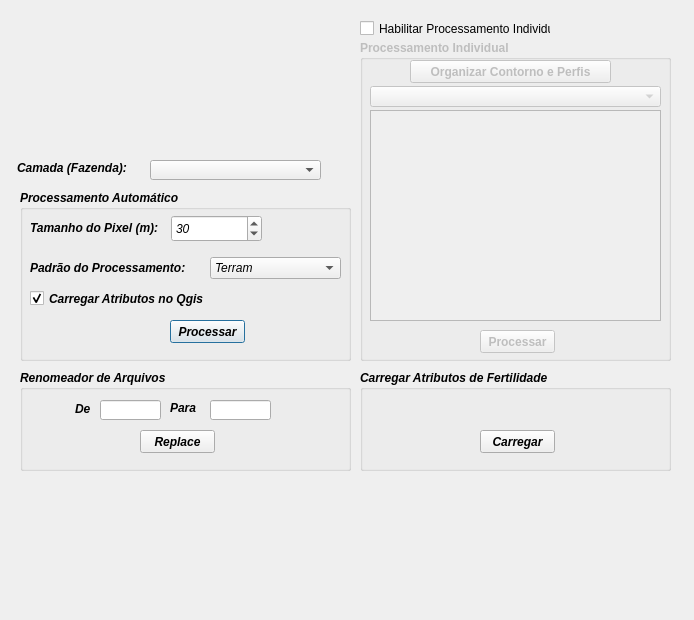
<?xml version="1.0" encoding="UTF-8"?>
<ui version="4.0">
 <class>TerramProcessamentoDialogBase</class>
 <widget class="QDialog" name="TerramProcessamentoDialogBase">
  <property name="geometry">
   <rect>
    <x>0</x>
    <y>0</y>
    <width>694</width>
    <height>620</height>
   </rect>
  </property>
  <property name="windowTitle">
   <string>Terram - Processamento Fertilidade</string>
  </property>
  <widget class="QGroupBox" name="groupBoxAutomatico">
   <property name="enabled">
    <bool>true</bool>
   </property>
   <property name="geometry">
    <rect>
     <x>20</x>
     <y>190</y>
     <width>331</width>
     <height>171</height>
    </rect>
   </property>
   <property name="font">
    <font>
     <weight>75</weight>
     <italic>true</italic>
     <bold>true</bold>
     <strikeout>false</strikeout>
    </font>
   </property>
   <property name="mouseTracking">
    <bool>false</bool>
   </property>
   <property name="tabletTracking">
    <bool>true</bool>
   </property>
   <property name="focusPolicy">
    <enum>Qt::StrongFocus</enum>
   </property>
   <property name="autoFillBackground">
    <bool>false</bool>
   </property>
   <property name="title">
    <string>Processamento Automático</string>
   </property>
   <property name="flat">
    <bool>false</bool>
   </property>
   <property name="checkable">
    <bool>false</bool>
   </property>
   <widget class="QLabel" name="PadraoProcessamento">
    <property name="geometry">
     <rect>
      <x>10</x>
      <y>70</y>
      <width>171</width>
      <height>16</height>
     </rect>
    </property>
    <property name="font">
     <font>
      <weight>75</weight>
      <italic>true</italic>
      <bold>true</bold>
      <strikeout>false</strikeout>
     </font>
    </property>
    <property name="text">
     <string>Padrão do Processamento:</string>
    </property>
   </widget>
   <widget class="QgsSpinBox" name="mQgsSpinBoxPixel">
    <property name="geometry">
     <rect>
      <x>151</x>
      <y>25</y>
      <width>91</width>
      <height>27</height>
     </rect>
    </property>
    <property name="font">
     <font>
      <weight>50</weight>
      <italic>true</italic>
      <bold>false</bold>
      <strikeout>false</strikeout>
      <kerning>true</kerning>
     </font>
    </property>
    <property name="value">
     <number>30</number>
    </property>
   </widget>
   <widget class="QPushButton" name="pushButtonProcessar">
    <property name="geometry">
     <rect>
      <x>150</x>
      <y>130</y>
      <width>75</width>
      <height>23</height>
     </rect>
    </property>
    <property name="font">
     <font>
      <weight>75</weight>
      <italic>true</italic>
      <bold>true</bold>
      <strikeout>false</strikeout>
     </font>
    </property>
    <property name="text">
     <string>Processar</string>
    </property>
   </widget>
   <widget class="QLabel" name="TamanhoPixel">
    <property name="geometry">
     <rect>
      <x>10</x>
      <y>30</y>
      <width>131</width>
      <height>16</height>
     </rect>
    </property>
    <property name="text">
     <string>Tamanho do Pixel (m):</string>
    </property>
   </widget>
   <widget class="QComboBox" name="comboBoxPadrao">
    <property name="geometry">
     <rect>
      <x>190</x>
      <y>67</y>
      <width>131</width>
      <height>22</height>
     </rect>
    </property>
    <property name="font">
     <font>
      <weight>50</weight>
      <italic>true</italic>
      <bold>false</bold>
      <strikeout>false</strikeout>
     </font>
    </property>
    <property name="mouseTracking">
     <bool>true</bool>
    </property>
    <item>
     <property name="text">
      <string>Terram</string>
     </property>
    </item>
    <item>
     <property name="text">
      <string>ELO</string>
     </property>
    </item>
    <item>
     <property name="text">
      <string>Completo</string>
     </property>
    </item>
   </widget>
   <widget class="QCheckBox" name="checkBoxCarregarLayout">
    <property name="geometry">
     <rect>
      <x>10</x>
      <y>100</y>
      <width>191</width>
      <height>17</height>
     </rect>
    </property>
    <property name="text">
     <string>Carregar Atributos no Qgis</string>
    </property>
    <property name="checked">
     <bool>true</bool>
    </property>
   </widget>
  </widget>
  <widget class="QGroupBox" name="groupBoxIndividual">
   <property name="enabled">
    <bool>false</bool>
   </property>
   <property name="geometry">
    <rect>
     <x>360</x>
     <y>40</y>
     <width>311</width>
     <height>321</height>
    </rect>
   </property>
   <property name="font">
    <font>
     <weight>75</weight>
     <bold>true</bold>
    </font>
   </property>
   <property name="title">
    <string>Processamento Individual</string>
   </property>
   <widget class="QPushButton" name="pushButtonProcessarIndividual">
    <property name="geometry">
     <rect>
      <x>120</x>
      <y>290</y>
      <width>75</width>
      <height>23</height>
     </rect>
    </property>
    <property name="text">
     <string>Processar</string>
    </property>
   </widget>
   <widget class="QListWidget" name="listWidgetAtributos">
    <property name="geometry">
     <rect>
      <x>10</x>
      <y>70</y>
      <width>291</width>
      <height>211</height>
     </rect>
    </property>
    <property name="autoScrollMargin">
     <number>8</number>
    </property>
    <property name="alternatingRowColors">
     <bool>false</bool>
    </property>
    <property name="selectionMode">
     <enum>QAbstractItemView::MultiSelection</enum>
    </property>
    <property name="layoutMode">
     <enum>QListView::SinglePass</enum>
    </property>
    <property name="viewMode">
     <enum>QListView::ListMode</enum>
    </property>
    <property name="modelColumn">
     <number>0</number>
    </property>
    <property name="uniformItemSizes">
     <bool>false</bool>
    </property>
    <property name="wordWrap">
     <bool>false</bool>
    </property>
   </widget>
   <widget class="QgsMapLayerComboBox" name="mMapLayerComboBoxPerfil">
    <property name="geometry">
     <rect>
      <x>10</x>
      <y>46</y>
      <width>291</width>
      <height>21</height>
     </rect>
    </property>
   </widget>
   <widget class="QPushButton" name="pushButtonOrganizar">
    <property name="geometry">
     <rect>
      <x>50</x>
      <y>20</y>
      <width>201</width>
      <height>23</height>
     </rect>
    </property>
    <property name="text">
     <string>Organizar Contorno e Perfis</string>
    </property>
   </widget>
  </widget>
  <widget class="QLabel" name="CamadaFazenda">
   <property name="geometry">
    <rect>
     <x>17</x>
     <y>160</y>
     <width>121</width>
     <height>16</height>
    </rect>
   </property>
   <property name="font">
    <font>
     <weight>75</weight>
     <italic>true</italic>
     <bold>true</bold>
    </font>
   </property>
   <property name="text">
    <string>Camada (Fazenda):</string>
   </property>
  </widget>
  <widget class="QgsMapLayerComboBox" name="mMapLayerComboBoxFazenda">
   <property name="enabled">
    <bool>true</bool>
   </property>
   <property name="geometry">
    <rect>
     <x>150</x>
     <y>160</y>
     <width>171</width>
     <height>20</height>
    </rect>
   </property>
   <property name="currentText">
    <string/>
   </property>
   <property name="allowEmptyLayer">
    <bool>false</bool>
   </property>
   <property name="showCrs">
    <bool>true</bool>
   </property>
  </widget>
  <widget class="QCheckBox" name="checkBoxProcessarIndividual">
   <property name="geometry">
    <rect>
     <x>360</x>
     <y>20</y>
     <width>191</width>
     <height>17</height>
    </rect>
   </property>
   <property name="text">
    <string>Habilitar Processamento Individual</string>
   </property>
  </widget>
  <widget class="QGroupBox" name="groupBox">
   <property name="geometry">
    <rect>
     <x>20</x>
     <y>370</y>
     <width>331</width>
     <height>101</height>
    </rect>
   </property>
   <property name="font">
    <font>
     <weight>75</weight>
     <italic>true</italic>
     <bold>true</bold>
    </font>
   </property>
   <property name="title">
    <string>Renomeador de Arquivos</string>
   </property>
   <widget class="QLineEdit" name="lineEditPara">
    <property name="geometry">
     <rect>
      <x>190</x>
      <y>30</y>
      <width>61</width>
      <height>20</height>
     </rect>
    </property>
   </widget>
   <widget class="QLabel" name="label">
    <property name="geometry">
     <rect>
      <x>150</x>
      <y>30</y>
      <width>31</width>
      <height>16</height>
     </rect>
    </property>
    <property name="text">
     <string>Para</string>
    </property>
   </widget>
   <widget class="QLineEdit" name="lineEditDe">
    <property name="geometry">
     <rect>
      <x>80</x>
      <y>30</y>
      <width>61</width>
      <height>20</height>
     </rect>
    </property>
   </widget>
   <widget class="QLabel" name="label_4">
    <property name="geometry">
     <rect>
      <x>55</x>
      <y>31</y>
      <width>21</width>
      <height>16</height>
     </rect>
    </property>
    <property name="text">
     <string>De</string>
    </property>
   </widget>
   <widget class="QPushButton" name="pushButtonReplace">
    <property name="geometry">
     <rect>
      <x>120</x>
      <y>60</y>
      <width>75</width>
      <height>23</height>
     </rect>
    </property>
    <property name="text">
     <string>Replace</string>
    </property>
   </widget>
  </widget>
  <widget class="QGroupBox" name="groupBox_2">
   <property name="geometry">
    <rect>
     <x>360</x>
     <y>370</y>
     <width>311</width>
     <height>101</height>
    </rect>
   </property>
   <property name="font">
    <font>
     <weight>75</weight>
     <italic>true</italic>
     <bold>true</bold>
    </font>
   </property>
   <property name="title">
    <string>Carregar Atributos de Fertilidade</string>
   </property>
   <widget class="QPushButton" name="pushButtonCarregar">
    <property name="geometry">
     <rect>
      <x>120</x>
      <y>60</y>
      <width>75</width>
      <height>23</height>
     </rect>
    </property>
    <property name="text">
     <string>Carregar</string>
    </property>
   </widget>
   <widget class="QgsFileWidget" name="mQgsFileWidget">
    <property name="geometry">
     <rect>
      <x>20</x>
      <y>30</y>
      <width>271</width>
      <height>27</height>
     </rect>
    </property>
    <property name="storageMode">
     <enum>QgsFileWidget::GetMultipleFiles</enum>
    </property>
   </widget>
  </widget>
  <widget class="QLabel" name="label_3">
   <property name="geometry">
    <rect>
     <x>60</x>
     <y>480</y>
     <width>611</width>
     <height>131</height>
    </rect>
   </property>
   <property name="text">
    <string/>
   </property>
   <property name="textFormat">
    <enum>Qt::AutoText</enum>
   </property>
   <property name="pixmap">
    <pixmap>agroconhecimento3.png</pixmap>
   </property>
  </widget>
  <widget class="QLabel" name="label_6">
   <property name="geometry">
    <rect>
     <x>50</x>
     <y>10</y>
     <width>261</width>
     <height>131</height>
    </rect>
   </property>
   <property name="text">
    <string/>
   </property>
   <property name="textFormat">
    <enum>Qt::AutoText</enum>
   </property>
   <property name="pixmap">
    <pixmap>terram3.png</pixmap>
   </property>
  </widget>
 </widget>
 <customwidgets>
  <customwidget>
   <class>QgsFileWidget</class>
   <extends>QWidget</extends>
   <header>qgsfilewidget.h</header>
  </customwidget>
  <customwidget>
   <class>QgsMapLayerComboBox</class>
   <extends>QComboBox</extends>
   <header>qgsmaplayercombobox.h</header>
  </customwidget>
  <customwidget>
   <class>QgsSpinBox</class>
   <extends>QSpinBox</extends>
   <header>qgsspinbox.h</header>
  </customwidget>
 </customwidgets>
 <resources/>
 <connections/>
</ui>
